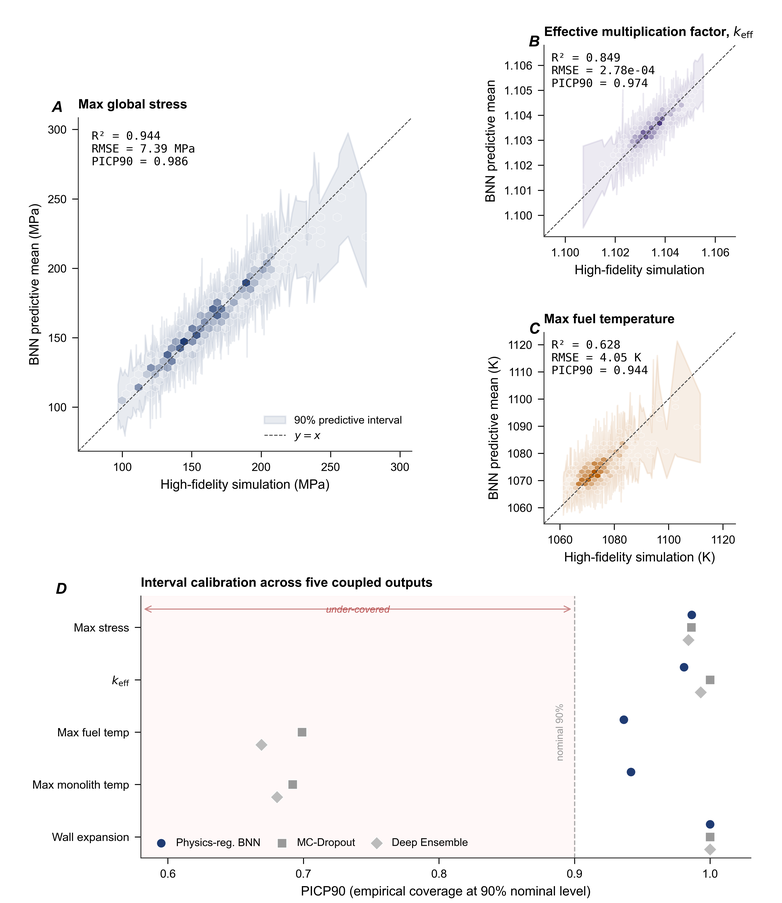
#> input picture code/bnn0424/code/plot_gpt/figure/fig2_surrogate_selection.png, 782 x 903 px, shrunk from 4260 x 4920 before the run, found by its file name
$ python figure_overview.py
#> lines starting #> are read from the running program, lines starting #| are printed output that depends on the picture
### code/bnn0424/code/plot_gpt/_shared/ncs_style.py
"""
NCS-style unified figure configuration.
All plot scripts import this module for consistent visual output.

Style target: Nature Computational Science / Nature Portfolio.
Palette: monochromatic blue-gray with muted accents.
"""

import matplotlib.pyplot as plt
import matplotlib as mpl

# ── Color palette (blue-gray monochrome + muted accents) ────────────────
BLUE_DARK   = "#1B3A5C"
BLUE_MID    = "#3B6B9A"
BLUE_LIGHT  = "#7BAFD4"
BLUE_PALE   = "#C5DAE9"
BLUE_WASH   = "#E8EFF5"

GRAY_900    = "#1A1A1A"
GRAY_700    = "#4A4A4A"
GRAY_500    = "#7A7A7A"
GRAY_300    = "#B0B0B0"
GRAY_100    = "#E8E8E8"
GRAY_BG     = "#F5F6F8"

ACCENT_TEAL   = "#2A7B6B"
ACCENT_ORANGE = "#C4713B"
ACCENT_RED    = "#A63D40"

PRIOR_COLOR     = GRAY_300
POSTERIOR_COLOR  = BLUE_MID
COUPLED_COLOR   = BLUE_MID
DECOUPLED_COLOR = GRAY_500
PI_COLOR        = BLUE_PALE
THRESHOLD_COLOR = ACCENT_RED

# Sobol-specific
SOBOL_STRESS_MAIN = BLUE_DARK
SOBOL_STRESS_BAND = BLUE_PALE
SOBOL_KEFF_MAIN   = ACCENT_ORANGE
SOBOL_KEFF_BAND   = "#F2D6BC"
SOBOL_MUTED       = GRAY_500

# ── Font sizes (pt, for final print at ~170mm width) ────────────────────
FONT_PANEL_LABEL = 9      # (a), (b), (c)
FONT_AXIS_LABEL  = 8
FONT_TICK_LABEL  = 7
FONT_LEGEND      = 7
FONT_ANNOTATION  = 7
FONT_METRIC      = 7      # R², RMSE, etc. (monospace)
FONT_TITLE       = 9      # subplot titles
FONT_SUPTITLE    = 11     # figure-level title (if any)

# ── Line widths ─────────────────────────────────────────────────────────
LW_MAIN     = 1.2
LW_SECONDARY = 0.8
LW_AXIS     = 0.8
LW_GRID     = 0.4
LW_ERRORBAR = 1.0
LW_WHISKER  = 0.8

# ── Marker ──────────────────────────────────────────────────────────────
MARKER_SIZE   = 12       # default scatter s=
MARKER_ALPHA  = 0.45

# ── Export ──────────────────────────────────────────────────────────────
EXPORT_DPI = 300
EXPORT_FORMATS = ("pdf", "svg", "png")


def apply_style():
    """Apply unified NCS rcParams globally."""
    mpl.rcParams.update({
        "font.family": "sans-serif",
        "font.sans-serif": ["Arial", "Helvetica", "DejaVu Sans"],
        "font.size": FONT_TICK_LABEL,

        "axes.titlesize": FONT_TITLE,
        "axes.labelsize": FONT_AXIS_LABEL,
        "axes.linewidth": LW_AXIS,
        "axes.edgecolor": GRAY_700,
        "axes.labelcolor": GRAY_900,
        "axes.spines.top": False,
        "axes.spines.right": False,
        "axes.facecolor": "white",
        "axes.grid": False,

        "xtick.labelsize": FONT_TICK_LABEL,
        "ytick.labelsize": FONT_TICK_LABEL,
        "xtick.major.size": 3.5,
        "xtick.minor.size": 2.0,
        "ytick.major.size": 3.5,
        "ytick.minor.size": 2.0,
        "xtick.major.width": LW_AXIS,
        "ytick.major.width": LW_AXIS,
        "xtick.color": GRAY_700,
        "ytick.color": GRAY_700,

        "legend.fontsize": FONT_LEGEND,
        "legend.frameon": False,

        "figure.facecolor": "white",
        "figure.dpi": 150,
        "savefig.dpi": EXPORT_DPI,
        "savefig.bbox": "tight",
        "savefig.facecolor": "white",

        "pdf.fonttype": 42,
        "ps.fonttype": 42,
        "svg.fonttype": "none",

        "lines.linewidth": LW_MAIN,
        "lines.markersize": 4,
    })


# [5 lines left out: function panel_label, not called in this run]


def save_all(fig, stem, outdir):
    """Save figure in PDF, SVG, and PNG."""
    from pathlib import Path
    outdir = Path(outdir)
    outdir.mkdir(parents=True, exist_ok=True)
    for ext in EXPORT_FORMATS:
        fig.savefig(outdir / f"{stem}.{ext}",
                    dpi=EXPORT_DPI if ext == "png" else None)
    print(f"  Saved {stem} → {', '.join(EXPORT_FORMATS)}")


# [5 lines left out: function metric_text, not called in this run]

### code/bnn0424/code/plot_gpt/figure_overview.py
#!/usr/bin/env python3
"""
figure_overview.py — Graphical overview / summary figure
========================================================
Single figure combining:
  - Top: Workflow flowchart (Uncertain inputs → HF sim → BNN → 3 applications)
  - Bottom: 2x2 grid of key result panels (A-D) embedded as images

Output: outputs/figure_overview.{pdf,svg,png}

Style: matches the GPT reference style with light gray workflow background,
       bold panel labels, and clean white panels.
"""

import sys
from pathlib import Path
import matplotlib
matplotlib.use("Agg")
import matplotlib.pyplot as plt
from matplotlib.patches import FancyBboxPatch, FancyArrowPatch
from matplotlib.offsetbox import OffsetImage, AnnotationBbox
import matplotlib.image as mpimg
import numpy as np

HERE = Path(__file__).resolve().parent
sys.path.insert(0, str(HERE / "_shared"))
import ncs_style
ncs_style.apply_style()

OUTDIR = HERE / "outputs"
OUTDIR.mkdir(parents=True, exist_ok=True)

# ── Panel image paths (pre-rendered PNGs) ──────────────────────────────
PANEL_IMAGES = {
    "A": HERE / "fig2_surrogate_selection" / "outputs" / "fig2_surrogate_selection.png",
    "B": HERE / "fig3_forward_uq" / "outputs" / "figure3_composed.png",
    "C": HERE / "fig4_sobol" / "outputs" / "figure4_full.png",
    "D": HERE / "fig5_posterior" / "outputs" / "figure5_combined.png",
}

PANEL_TITLES = {
    "A": "Predictive accuracy",
    "B": "Forward uncertainty propagation",
    "C": "Sensitivity attribution (Sobol)",
    "D": "Posterior calibration",
}


# ── Workflow box definitions ───────────────────────────────────────────
FLOW_BOXES = [
    {
        "id": "inputs",
        "title": "Uncertain inputs",
        "lines": [
            "SS316 material-property\nparameters:",
            "E slope / intercept",
            "thermal expansion\nbase / slope",
            "conductivity\nreference / slope",
        ],
        "color": "gray",
    },
    {
        "id": "hf_sim",
        "title": "Coupled high-fidelity\nsimulation\n(OpenMC + FEniCS)",
        "lines": [
            "uncoupled pass / coupled\nsteady state",
            r"temperature / stress / $k_\mathrm{eff}$"
            "\noutputs",
        ],
        "color": "gray",
    },
    {
        "id": "bnn",
        "title": "Bayesian neural\nsurrogate",
        "lines": [
            "constraint-regularized\nBNN",
            "multi-output predictive\ndistribution",
        ],
        "color": "blue",
    },
    {
        "id": "fwd_uq",
        "title": "Forward uncertainty\npropagation",
        "lines": [
            "Monte Carlo propagation",
            "response distributions",
            r"stress / $k_\mathrm{eff}$ / thermal"
            "\nfields",
        ],
        "color": "tan",
    },
    {
        "id": "sobol",
        "title": "Sensitivity attribution",
        "lines": [
            "Sobol variance\ndecomposition",
            "dominant-factor\nseparation",
        ],
        "color": "tan",
    },
    {
        "id": "posterior",
        "title": "Posterior calibration",
        "lines": [
            "observation-conditioned\nupdating",
            r"prior $\rightarrow$ posterior",
        ],
        "color": "tan",
    },
]


# ── Colors ─────────────────────────────────────────────────────────────
BOX_COLORS = {
    "gray": {"face": "#EFF2F5", "edge": "#C0C8D0", "title": "#2D3E50"},
    "blue": {"face": "#E0EBF5", "edge": "#8BAEC8", "title": "#1B3A5C"},
    "tan":  {"face": "#FDF5E6", "edge": "#D4C09E", "title": "#7A5C2E"},
}


def draw_workflow(ax):
    """Draw the workflow flowchart on the given axes."""
    ax.set_xlim(0, 1)
    ax.set_ylim(0, 1)
    ax.axis("off")

    # Light gray background
    bg = FancyBboxPatch(
        (0.01, 0.01), 0.98, 0.98,
        boxstyle="round,pad=0.015,rounding_size=0.02",
        facecolor="#F5F6F8", edgecolor="#D8DDE2",
        linewidth=0.8, zorder=0,
    )
    ax.add_patch(bg)

    # Layout: 2 rows
    # Row 1: inputs → hf_sim → fwd_uq (top)
    # Row 2: (empty) → bnn → sobol → posterior (bottom, shifted right)
    # Actually, let's use a layout closer to the reference:
    # Row 1: inputs → hf_sim → fwd_uq
    # Row 2: (under inputs) → bnn (center) → sobol → posterior (right)

    box_w = 0.20
    box_h = 0.38

    positions = {
        "inputs":    (0.03, 0.52),
        "hf_sim":    (0.28, 0.52),
        "fwd_uq":    (0.53, 0.52),
        "bnn":       (0.28, 0.08),
        "sobol":     (0.53, 0.08),
        "posterior":  (0.78, 0.52),
    }

    for box_def in FLOW_BOXES:
        bid = box_def["id"]
        x, y = positions[bid]
        cset = BOX_COLORS[box_def["color"]]

        # Box
        bx = FancyBboxPatch(
            (x, y), box_w, box_h,
            boxstyle="round,pad=0.008,rounding_size=0.015",
            facecolor=cset["face"], edgecolor=cset["edge"],
            linewidth=0.8, zorder=2,
        )
        ax.add_patch(bx)

        # Title
        ax.text(x + box_w / 2, y + box_h - 0.04, box_def["title"],
                ha="center", va="top", fontsize=6.5, fontweight="bold",
                color=cset["title"], zorder=3)

        # Body lines (bullets)
        body_y = y + box_h - 0.15
        for line in box_def["lines"]:
            ax.text(x + 0.015, body_y, f"\u2022 {line}",
                    ha="left", va="top", fontsize=5.0,
                    color="#4A4A4A", zorder=3)
            body_y -= 0.09

    # Arrows
    arrow_kw = dict(arrowstyle="-|>", mutation_scale=10, lw=1.0,
                    color="#7A8A9A", shrinkA=3, shrinkB=3)

    arrows = [
        # inputs → hf_sim
        ((0.03 + box_w + 0.005, 0.52 + box_h / 2),
         (0.28 - 0.005, 0.52 + box_h / 2)),
        # hf_sim → fwd_uq
        ((0.28 + box_w + 0.005, 0.52 + box_h / 2),
         (0.53 - 0.005, 0.52 + box_h / 2)),
        # fwd_uq → posterior
        ((0.53 + box_w + 0.005, 0.52 + box_h / 2),
         (0.78 - 0.005, 0.52 + box_h / 2)),
        # inputs → bnn (down)
        ((0.03 + box_w / 2, 0.52 - 0.005),
         (0.28 - 0.005, 0.08 + box_h / 2)),
        # hf_sim → bnn (down)
        ((0.28 + box_w / 2, 0.52 - 0.005),
         (0.28 + box_w / 2, 0.08 + box_h + 0.005)),
        # bnn → sobol
        ((0.28 + box_w + 0.005, 0.08 + box_h / 2),
         (0.53 - 0.005, 0.08 + box_h / 2)),
        # sobol → posterior (up-right)
        ((0.53 + box_w + 0.005, 0.08 + box_h / 2),
         (0.78 - 0.005, 0.52 + 0.005)),
    ]

    for p1, p2 in arrows:
        arr = FancyArrowPatch(p1, p2, **arrow_kw, zorder=1)
        ax.add_patch(arr)


def draw_panel_image(ax, img_path, label, title):
    """Draw a panel with embedded pre-rendered image."""
#> called with label = 'A', title = 'Predictive accuracy'
    if img_path.exists():
        img = mpimg.imread(str(img_path))
#> img is the input picture: shape (903, 782, 4) float32; mean R, G, B, A 0.972, 0.969, 0.97, 1
        ax.imshow(img, aspect="auto")
    ax.set_xticks([])
    ax.set_yticks([])
    for spine in ax.spines.values():
        spine.set_visible(True)
        spine.set_edgecolor("#D0D0D0")
        spine.set_linewidth(0.6)

    ax.set_title(f"({label})  {title}", fontsize=8, fontweight="bold",
                 color="#1A1A1A", loc="left", pad=6)


def main():
    # Overall figure: workflow on top, 2x2 panels below
    fig = plt.figure(figsize=(12, 16))

    # Title
    fig.text(0.5, 0.98, "Figure 1. Probabilistic analysis framework",
             ha="center", va="top", fontsize=13, fontweight="bold",
             color="#1A1A1A")

    # Workflow axes (top 30%)
    ax_wf = fig.add_axes([0.03, 0.68, 0.94, 0.28])
    draw_workflow(ax_wf)

    # 2x2 panel grid (bottom 65%)
    gs = fig.add_gridspec(
        2, 2, left=0.04, right=0.97, top=0.66, bottom=0.02,
        wspace=0.08, hspace=0.10,
    )

    panels = [("A", gs[0, 0]), ("B", gs[0, 1]),
              ("C", gs[1, 0]), ("D", gs[1, 1])]

    for label, spec in panels:
        ax = fig.add_subplot(spec)
        img_path = PANEL_IMAGES[label]
        draw_panel_image(ax, img_path, label, PANEL_TITLES[label])

    # Save
    ncs_style.save_all(fig, "figure_overview", OUTDIR)
#> the loop in save_all, `for ext in EXPORT_FORMATS:` made 3 passes
#> pass 1, in save_all, `fig.savefig(outdir / f"{stem}.{ext}", dpi=EXPORT_DPI if ext == "png" e..`:
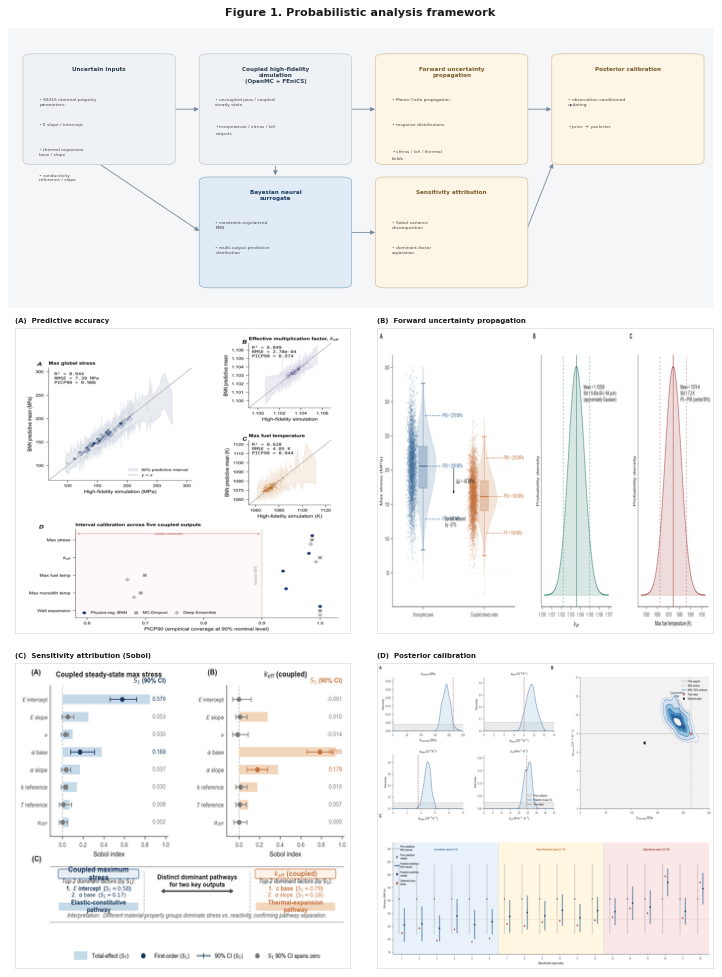
#> figure drawn by matplotlib, 5 panels
    plt.close(fig)
    print(f"Overview figure saved to: {OUTDIR}")


if __name__ == "__main__":
    main()
